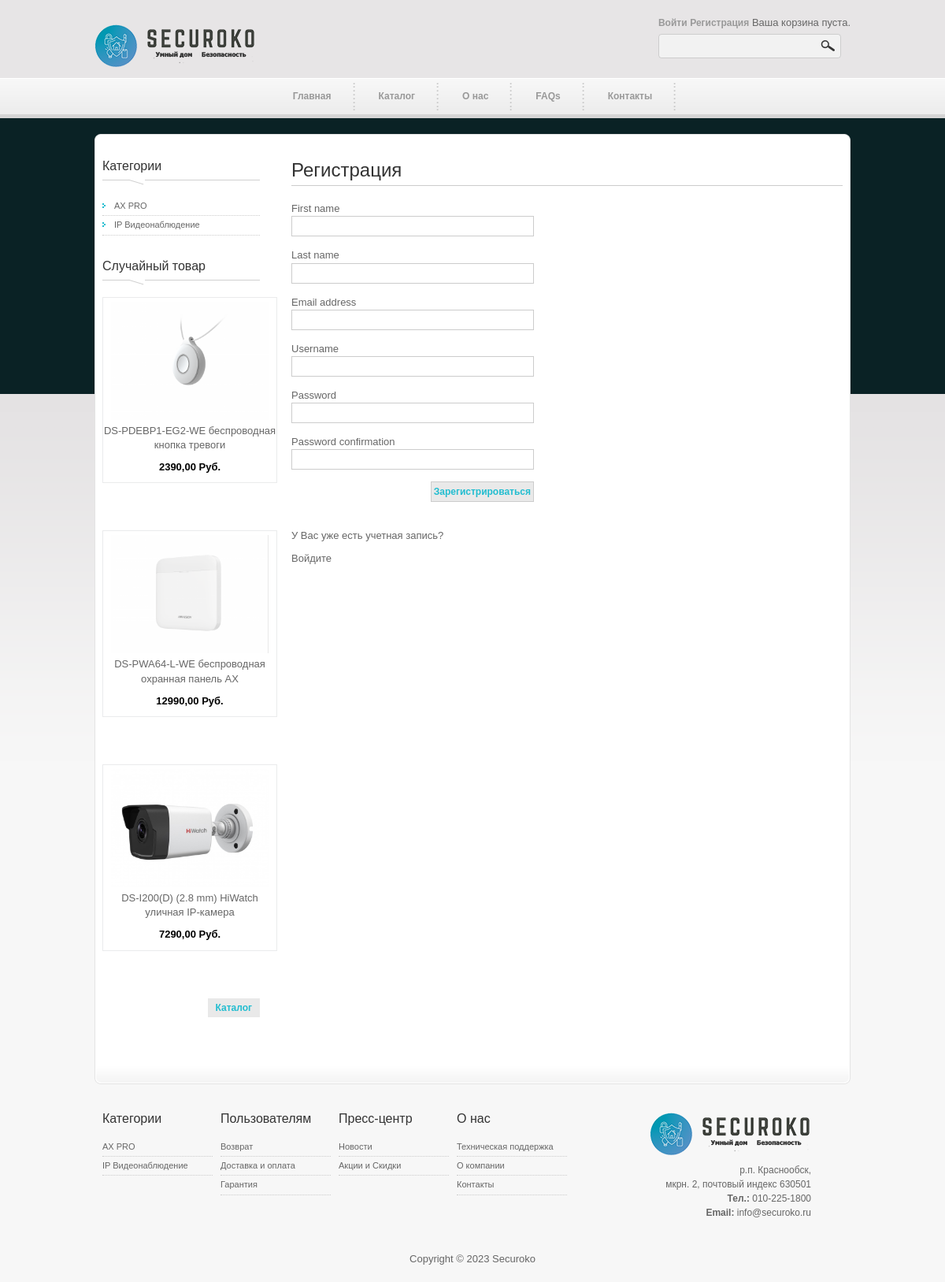
/users/register/, run on an earlier commit of the app's database.
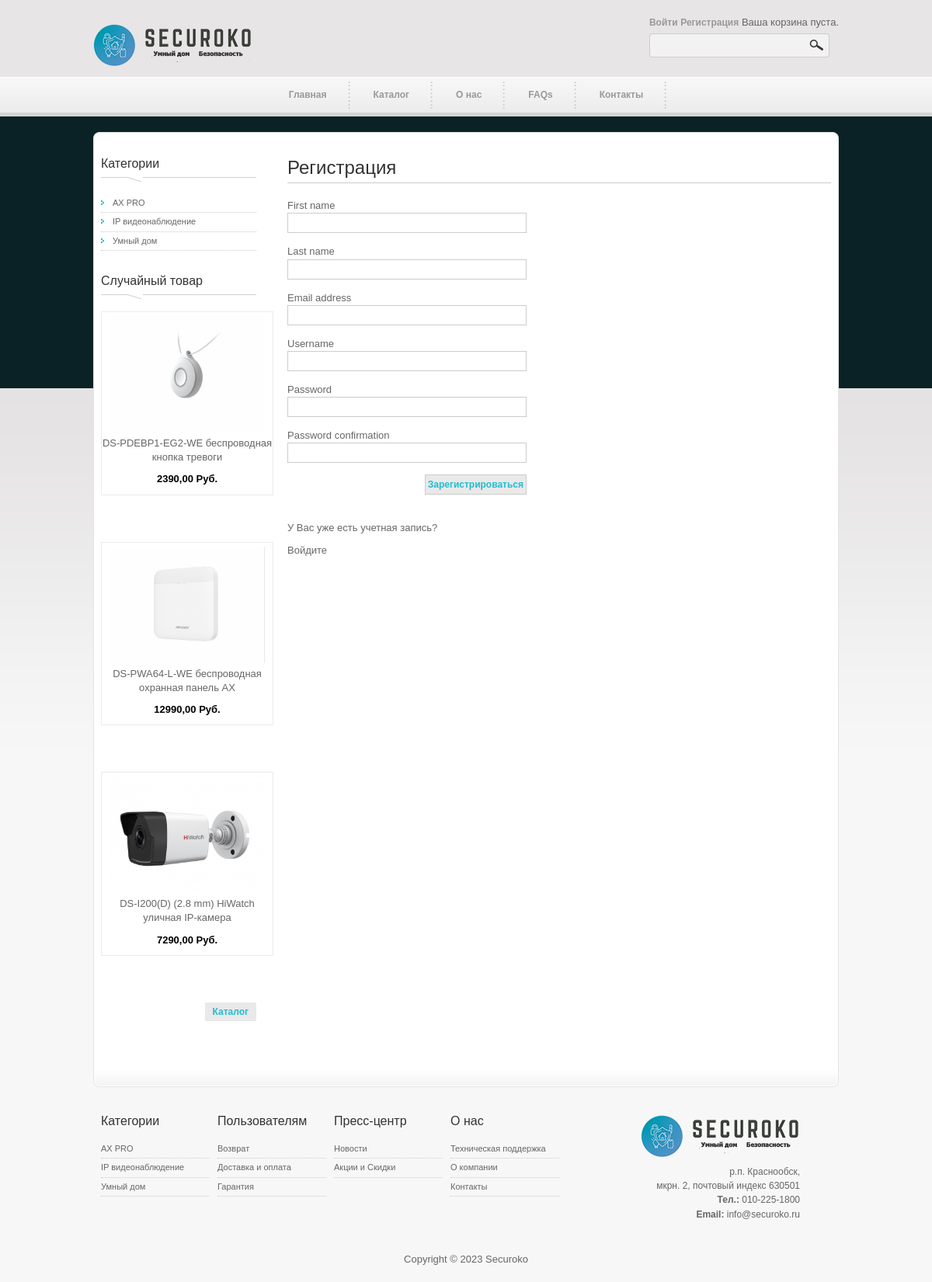
And on a later commit of the database.
### shop/models.py (models this page shows, shortened)
class Category(models.Model):
    name = models.CharField(max_length=200, db_index=True)
    slug = models.SlugField(max_length=200, db_index=True, unique=True)
    class Meta:
        ordering = ('name',)
        verbose_name = 'Категория'
        verbose_name_plural = 'Категории'

class Product(models.Model):
    category = models.ForeignKey(Category, on_delete=models.SET_NULL, related_name='products', null=True, blank=True)
    name = models.CharField(max_length=200, db_index=True)
    slug = models.SlugField(max_length=200, db_index=True, unique=True)
    image = models.ImageField(upload_to='product/%Y/%m/%d', blank=True)
    manufacturer = models.CharField(max_length=200, db_index=True, null=True)
    model = models.CharField(max_length=200, db_index=True, null=True)
    short_description = models.TextField(null=True, blank=True)
    full_description = models.TextField(null=True, blank=True)
    price = models.DecimalField(max_digits=10, decimal_places=2)
    stock = models.PositiveIntegerField()
    available = models.BooleanField(default=True)
    created = models.DateTimeField(auto_now_add=True)
    updated = models.DateTimeField(auto_now=True)
    class Meta:
        ordering = ('name',)
        index_together = (('id', 'slug'),)
        verbose_name = 'Товар'
        verbose_name_plural = 'Товары'

class Article(models.Model):
    title = models.CharField(max_length=255, verbose_name='Название')
    slug = models.SlugField(max_length=255, unique=True, verbose_name='URL')
    content = models.TextField(blank=True, verbose_name='Контент')
    photo = models.ImageField(upload_to="photos/%Y/%m/%d/", blank=True, verbose_name='Фото')
    time_created = models.DateTimeField(auto_now_add=True, verbose_name='Дата публикации')
    time_update = models.DateTimeField(auto_now=True, verbose_name='Дата обновления')
    is_published = models.BooleanField(default=True, verbose_name='Опубликовано')
    cat = models.ForeignKey(CategoryArticle, on_delete=models.PROTECT, verbose_name='Категория', related_name='cat')
    class Meta:
        verbose_name = 'Статья'
        verbose_name_plural = 'Статьи'
        ordering = ['-time_created']

### users/views.py (the view, shortened to what this page needs)
# urls.py: path('register/', views.register_user, name='register'),
def register_user(request):
    categories, random_categories, products, articles, random_products = user_content(request)
    page = 'register'
    form = CustomUserCreationForm()
    context = {'page': page,
               'form': form,
               'categories': categories,
               'random_products': random_products,
               'articles': articles,}
    return render(request, 'users/login_register.html', context)

### users/forms.py
class CustomUserCreationForm(UserCreationForm):
    class Meta:
        model = User
        fields = ['first_name', 'last_name', 'email', 'username', 'password1', 'password2']
    def __init__(self, *args, **kwargs):
        super().__init__(*args, **kwargs)
        for name, field in self.fields.items():
            field.widget.attrs.update({'class': 'input_field_form'})

### cart/cart.py (called while the page is built)
    def __len__(self):
        return sum(item['quantity'] for item in self.cart.values())

### cart/context_processors.py (called while the page is built)
def cart(request):
    return {'cart': Cart(request)}

### shop/utils.py (called while the page is built)
def user_content(request):
    categories = Category.objects.all()
    random_categories = Category.objects.order_by()[:3]
    products = Product.objects.filter(available=True)
    articles = Article.objects.all()
    random_products = Product.objects.order_by('?')[:3]
    return categories, random_categories, products, articles, random_products

### users/templates/users/login_register.html (shortened to what this page needs)
{% extends 'shop/base.html' %}
{% block content %}
{% load static %}
{% if page == 'register' %}
<div class="cleaner h20"></div>
    <div id="templatemo_main_top"></div>
    <div id="templatemo_main">
        {% include 'shop/sidebar.html' %}
        <div id="content">
        	<h2>Регистрация</h2>
            <div class="col col-13 checkout">
                <form action="{% url 'register' %}" method="post" class="form auth__form">
                  {% for field in form %}
                  <div class="form__field">
                    <label for="formInput#text">{{ field.label }}</label><br/>
                    {{ field }}
                  </div>
                  {% endfor %}
                  <div class="auth__actions" id="newsletter">
                    <input class="submit float_r" type="submit" value="Зарегистрироваться" />
                  </div>
                </form>
                <div class="auth__alternative">
                  <p>У Вас уже есть учетная запись?</p>
                  <a href="{% url 'login' %}">Войдите</a>
                </div>
            </div>
        </div>
    </div>
{% endif %}
{% endblock content%}

### shop/templates/shop/sidebar.html (shortened to what this page needs)
<div id="sidebar">
    <h3>Категории</h3>
    <ul class="sidebar_menu">
        {% for c in categories %}
        <li><a href="{% url 'product_list' c.slug %}">{{ c.name }}</a></li>
        {% endfor %}
    </ul>
    <h3>Случайный товар</h3>
       <div id="newsletter">
        {% include 'shop/random_product.html' %}
       </div>
</div>

### shop/templates/shop/random_product.html (shortened to what this page needs)
{% for product in random_products %}
<div class="col col_14 product_gallery">
    <a href="{% url 'productdetail' product.id product.slug %}">
        <img src="{{ product.image.url }}" alt="{{product.name}}" />
    <p>{{ product.name|slice:45 }}</p></a>
    <p class="product_price">{{ product.price }} Руб.</p>
</div>
{% endfor %}
<a href="{% url 'product_list_all' %}" class="more float_r">Каталог</a>

### shop/templates/shop/footer.html
{% load static %}
    <div id="templatemo_footer">
    	<div class="col col_16">
        	<h4>Категории</h4>
            <ul class="footer_menu">
			    {% for category in categories %}
                    <li><a href="{% url 'product_list' category.slug %}">{{ category.name }}</a></li>
                {% endfor %}
		  </ul>
        </div>
        <div class="col col_16">
        	<h4>Пользователям</h4>
            <ul class="footer_menu">
                {% for article in articles %}
                    {% if article.cat_id == 1 %}
                        <li><a href="{% url 'article' article.slug %}">{{ article.title }}</a></li>
                    {% endif %}
                {% endfor %}
			</ul>
        </div>
        <div class="col col_16">
        	<h4>Пресс-центр</h4>
            <ul class="footer_menu">
            	<li><a href="#">Новости</a></li>
            	<li><a href="#">Акции и Скидки</a></li>
			</ul>
        </div>
        <div class="col col_16">
        	<h4>О нас</h4>
            <ul class="footer_menu">
                {% for article in articles %}
                    {% if article.cat_id == 2 %}
                        <li><a href="{% url 'article' article.slug %}">{{ article.title }}</a></li>
                    {% endif %}
                {% endfor %}
                <li><a href="{% url 'contact' %}">Контакты</a></li>
		  </ul>
        </div>
        <div class="col col_13 no_margin_right" id="site_title_footer">
        	<p><a href="{% url 'index' %}"></a></p>
            <div>р.п. Краснообск,<br>
            мкрн. 2, почтовый индекс 630501<br>
			<strong>Тел.:</strong> 010-225-1800<br>
            <strong>Email:</strong> <a href="mailto:info@securoko.ru">info@securoko.ru</a></div>
        </div>
        <div class="cleaner h40"></div>
		<center>
			Copyright © 2023 Securoko
		</center>
    </div>

What changed in the data, as far as the page shows it:
changed Category: name "IP Видеонаблюдение" → "IP видеонаблюдение"
added Category: name "Умный дом"
